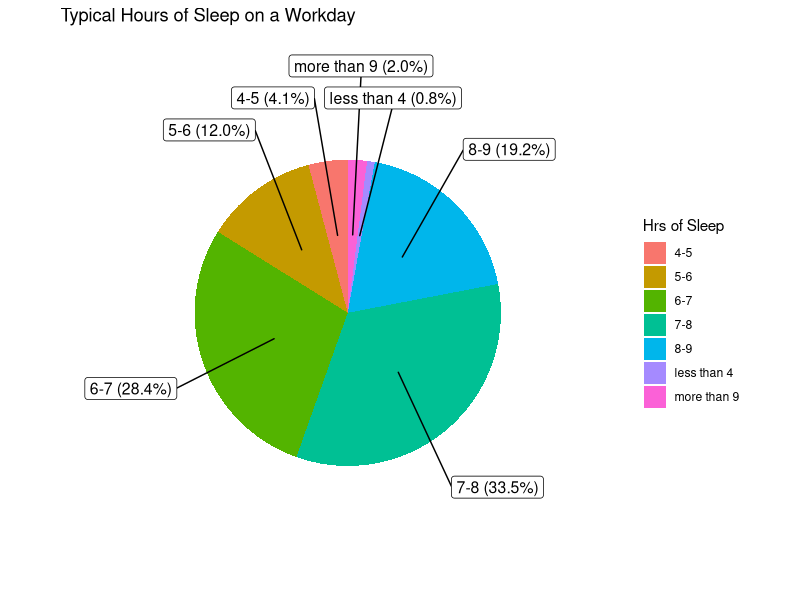
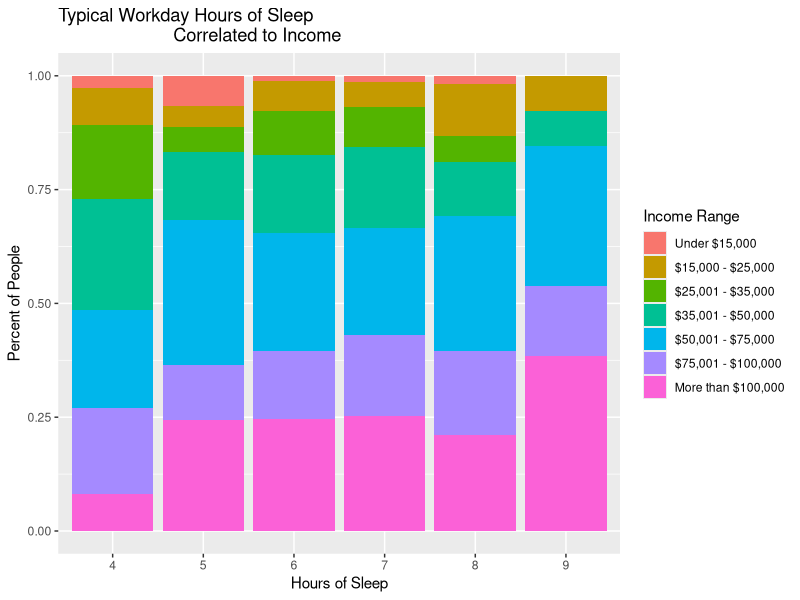
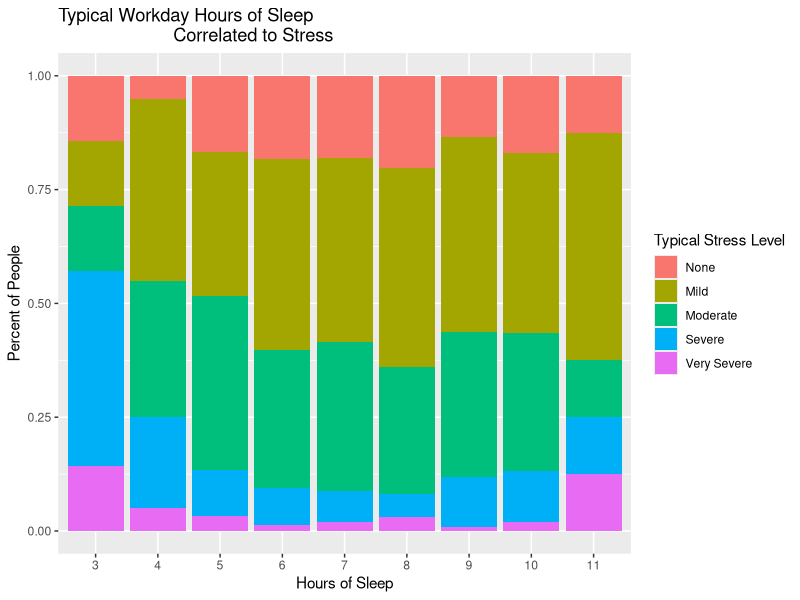

Generate these figures, in order, with R:
performance <- read.csv("data/workplace_sleep.csv",
  header = TRUE,
  stringsAsFactors = FALSE
)
pain <- read.csv("data/sleep_and_pain.csv",
  header = TRUE,
  stringsAsFactors = FALSE
)
library("dplyr")
library("ggplot2")
library(scales)
library(ggrepel)

# Translates columns of #s into corresponding answer strings.
# Makes the asix descriptive
translate <- function(col, level_col) {
  for (i in seq(1, length(col))) {
    col[i] <- level_col[as.numeric(col[i])]
  }
  return(col)
}

# Function that graphs two categorical variables based on given
# information
graph_two_categoricals <- function(x, fill, x_level, fill_level,
                                   title, x_label, fill_label) {
  fill <- translate(fill, fill_level)

  df <- data.frame(x, fill)

  ggplot(df, aes(
    factor(x, level = x_level),
    ..count..
  )) +
    geom_bar(aes(
      fill = factor(fill,
        level = fill_level
      )
    ), position = "fill") +
    labs(
      title = title,
      x = x_label,
      y = "Percent of People"
    ) +
    guides(fill = guide_legend(title = fill_label))
}




# Hours of sleep frequency Pie chart (performance)____________________

hours_of_sleep_freq <- performance %>%
  select(q7h) %>%
  filter(q7h <= 11) %>%
  group_by(q7h) %>%
  summarize(
    freq = length(q7h)
  )

take_sum <- function(col) {
  sum(hours_of_sleep_freq[col, "freq"])
}

intervaled_freq <- c(
  take_sum(c(9, 10, 11)), take_sum(c(1, 2, 3)), take_sum(8),
  take_sum(7), take_sum(6), take_sum(5), take_sum(4)
)

ranges <- c(
  "more than 9", "less than 4", "8-9", "7-8", "6-7",
  "5-6", "4-5"
)
counts <- c(
  0, intervaled_freq[1], sum(intervaled_freq[1:2]),
  sum(intervaled_freq[1:3]), sum(intervaled_freq[1:4]),
  sum(intervaled_freq[1:5]), sum(intervaled_freq[1:6])
)

sleep_ranges_initial <- c(1:sum(intervaled_freq))

for (i in seq(1, length(intervaled_freq))) {
  for (j in seq(1, intervaled_freq[i])) {
    sleep_ranges_initial[j + counts[i]] <- ranges[i]
  }
}

sleep_ranges <- data.frame(ranges = sleep_ranges_initial)

sleep_ranges <- sleep_ranges %>%
  group_by(ranges) %>%
  count() %>%
  ungroup() %>%
  mutate(per = `n` / sum(`n`)) %>%
  arrange(desc(ranges))

sleep_ranges$label <- paste0(
  ranges, " (",
  scales::percent(sleep_ranges$per), ")"
)

ggplot(data = sleep_ranges) +
  geom_bar(aes(x = "", y = per, fill = ranges),
    stat = "identity", width = 1
  ) +
  coord_polar("y", start = 0) +
  theme_void() +
  geom_label_repel(aes(
    x = 1,
    y = cumsum(per) - per / 2,
    label = label
  ),
  size = 4,
  show.legend = F,
  nudge_x = 1
  ) +
  guides(fill = guide_legend(title = "Hrs of Sleep")) +
  labs(title = "Typical Hours of Sleep on a Workday")

# Percent of people that get less than 8 hrs of sleep (79%)

percent_less_than_8 <- sum(
  intervaled_freq[4:7],
  intervaled_freq[2]
) / sum(intervaled_freq)





# Hours of sleep correlated to income (performance data)___________


hrs_income <- performance %>%
  filter(q7h <= 9, q7h >= 4, d8 <= 7)

hrs <- sapply(hrs_income$q7h, toString)

income_range <- sapply(hrs_income$d8, toString)

hrs_level <- c(
  "1", "2", "3", "4", "5", "6", "7",
  "8", "9", "10", "11"
)

income_level <- c(
  "Under $15,000", "$15,000 - $25,000",
  "$25,001 - $35,000", "$35,001 - $50,000",
  "$50,001 - $75,000", "$75,001 - $100,000",
  "More than $100,000"
)
graph_two_categoricals(
  hrs, income_range, hrs_level,
  income_level,
  "Typical Workday Hours of Sleep
                       Correlated to Income",
  "Hours of Sleep",
  "Income Range"
)

# Interesting stat, chance of making more than 75,000 on 5 and 8
# hours of sleep on workdays

high_money_count <- hrs_income %>%
  filter(d8 >= 6) %>%
  summarize(
    total = length(d8)
  ) %>%
  pull(total)

chance_7 <- hrs_income %>%
  filter(d8 >= 6, q7h == 7) %>%
  summarize(
    chance = length(d8) / high_money_count
  )

chance_5 <- hrs_income %>%
  filter(d8 >= 6, q7h == 5) %>%
  summarize(
    chance = length(d8) / high_money_count
  )

diff_5_to_7 <- chance_7 - chance_5

# hours of sleep correlated to stress levels (pain) ________________

# Q6_HoursB
# Q13_b

hrs_stress <- pain %>%
  filter(Q6_HoursB <= 11, Q6_HoursB >= 3, Q13_b <= 5, Q13_b >= 1)

hrs2 <- sapply(hrs_stress$Q6_HoursB, toString)

stress <- sapply(hrs_stress$Q13_b, toString)

hrs2_level <- c(
  "1", "2", "3", "4", "5", "6", "7",
  "8", "9", "10", "11", "12"
)

stress_level <- c("None", "Mild", "Moderate", "Severe", "Very Severe")

graph_two_categoricals(
  hrs2, stress, hrs2_level, stress_level,
  "Typical Workday Hours of Sleep
                       Correlated to Stress",
  "Hours of Sleep",
  "Typical Stress Level"
)

# #Symptoms from lack of sleep in the workplace bar chart
# (performance)___________________

# take_4_5 <- function(dat, col) {
#   filtered <- dat %>%
#     select(col) %>%
#     filter(dat[,col] == 4 | dat[,col] == 5)
# }
#
# effectsA <- nrow(take_4_5(performance, "q44a"))
# effectsB <- nrow(take_4_5(performance, "q44b"))
# effectsC <- nrow(take_4_5(performance, "q44c"))
# effectsD <- nrow(take_4_5(performance, "q44d"))
# effectsE <- nrow(take_4_5(performance, "q44e"))
# effectsF <- nrow(take_4_5(performance, "q44f"))
# effectsG <- nrow(take_4_5(performance, "q44g"))
# effectsH <- nrow(take_4_5(performance, "q44h"))
#
# freq_sleep_effects <- c(effectsA, effectsB, effectsC, effectsD,
#                         effectsE, effectsF, effectsG, effectsH)
#
# names <- c("Find it difficult to concentrate",
# "Have trouble organizing work",
# "Become impatient with others",
# "Avoid interactions with others",
# "Become bored at work",
# "Have to do a job over due to mistakes",
# "Notice your productivity was lower than expected",
# "Fail to finish assigned tasks")
#
# sleep_effects <- data.frame(freq_sleep_effects, names)
#
# ggplot(sleep_effects,
#   mapping = aes(
#     x = factor(names, level = names),
#     y = freq_sleep_effects
#   )
# ) +
#   geom_col() +
#   coord_flip() +
#   labs(
#     title = "The Effects of Sleep on Work Life",
#     y = "Number of People",
#     x = "Consequences from Lack of Sleep"
#   )
